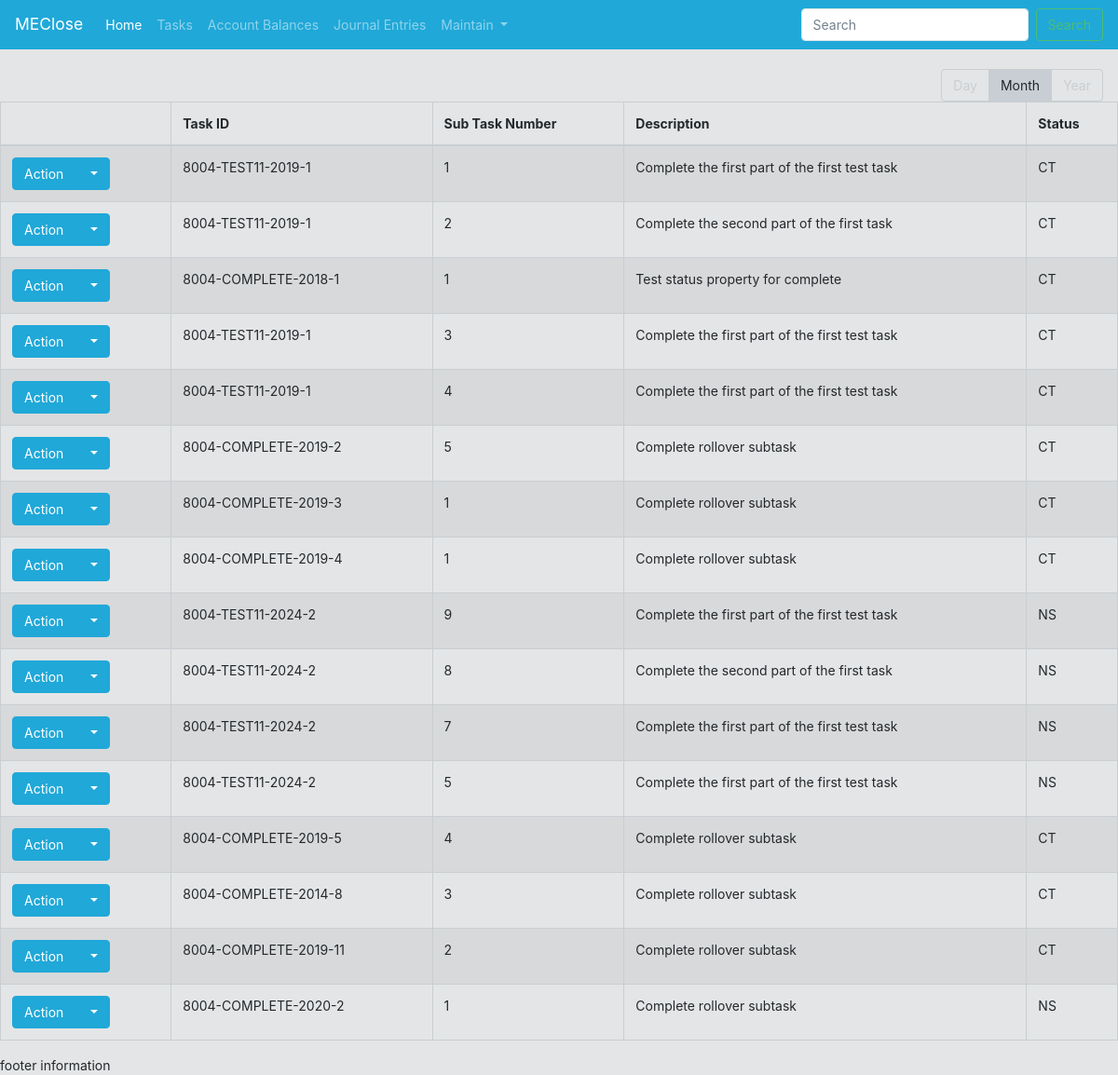
Page /ClosePortal/subtasks/ on the committed database.
### CloseApplication/models.py (models this page shows, shortened)
class subTaskChecklist(models.Model):
    taskId = models.ForeignKey(TaskChecklist, related_name="taskId_taskId", on_delete=models.CASCADE) #this field is our associated between the parent task and subtask(s). Cascade is utilize to remove the subtasks if parent task is removed
    subTaskNumber = models.IntegerField(max_length=2, default=1) #Maximum number of subtasks set to 99
    subTaskDescription = models.CharField(max_length=200)
    subTaskStatus = models.CharField(max_length=2, choices = statusChoices)
    class Meta:
        constraints = [
            models.UniqueConstraint(fields=['taskId', 'subTaskNumber'], name='unique_Subtask')
        ]
    def File_Path(instance, filename):
        return os.path.join("Sub_Tasks", str(instance.taskId), str(instance.subTaskNumber), filename)
    docfile = models.FileField(upload_to=File_Path, default=False) #Note: To consider a way to set the default value equal to a dynamic file template which a user can download, and upload once completed

class TaskChecklist(models.Model):
    occurenceChoices = (
        ('M', 'Monthly'),
        ('Q', 'Quarterly'),
        ('S', 'Semi-Annually'),
        ('A', 'Annually'),
    )
    taskId = models.CharField(max_length=8)
    taskTBMapping = models.CharField(max_length=200, default="Not Assigned") #For assigning tasks to a TB FSLI
    taskDescription = models.CharField(max_length=200)
    taskYear = models.IntegerField(max_length=4)
    taskPeriod = models.IntegerField(max_length=2, choices = periodChoices)
    taskOccurence = models.CharField(max_length=2, choices = occurenceChoices)
    taskOwnerId = models.ForeignKey(User, on_delete=models.PROTECT) #For documentation purposes we want to preserve who the owner of a task was, and as such protect is utilized to not allow deletion of the referenced object
    isJE = models.CharField(max_length=3, choices=binaryChoice)
    pub_date = models.DateTimeField('date published')
    due_date = models.DateField(("Due Date"), default=datetime.date.today) #Note: No longer needed -- will be a calculated property
    dueMonthDay = models.IntegerField(max_length=2, default=1)
    entity = models.ForeignKey(userDefinedEntity, on_delete=models.PROTECT, related_name="entity_TaskChecklist", default=1)
    class Meta:
        constraints = [
            models.UniqueConstraint(fields=['taskId', 'entity', 'taskPeriod', 'taskYear'], name='unique_EntityUser')
        ]
    def __str__(self):
        return str(self.entity) + "-" + str(self.taskId) + "-" + str(self.taskYear) + "-" + str(self.taskPeriod)

class userDefinedEntity(models.Model):
    entity = models.CharField(max_length=200, default="Select Entity")
    def __str__(self):
        return self.entity

### CloseApplication/views.py (the view)
# urls.py: path('subtasks/', views.SubTaskChecklist_List.as_view(), name='subtasklist'),
class SubTaskChecklist_List(ListView):
    template_name = 'CloseApplication/subtaskchecklist/subtaskchecklist_list.html'
    model = subTaskChecklist

### CloseApplication/templates/CloseApplication/subtaskchecklist/subtaskchecklist_list.html (shortened to what this page needs)
{% extends "CloseApplication/base.html" %}
{% block content %}
{% include "CloseApplication/listview_outline.html" %}
<table class="table table-striped table-bordered table-hover" id="EntryApproval_ChecklistTable">
    <thead>
        <tr>
            <th></th>
            <th>Task ID</th>
            <th>Sub Task Number</th>
            <th>Description</th>
            <th>Status</th>
        </tr>
    </thead>
    {% for tableValue in object_list %}
    <tr>
        <td>
            <div class="btn-group">
                <button type="button" class="btn btn-primary">Action</button>
                <button type="button" class="btn btn-primary dropdown-toggle" data-toggle="dropdown">
                </button>
            </div>
        </td>
        <td>{{ tableValue.taskId }}</td>
        <td>{{ tableValue.subTaskNumber }}</td>
        <td>{{ tableValue.subTaskDescription }}</td>
        <td>{{ tableValue.subTaskStatus }}</td>
    </tr>
    {% endfor %}
</table>
{% endblock %}

### rows in the picture
subTaskChecklist: taskId "8004-TEST11-2019-1", subTaskNumber "1", subTaskDescription "Complete the first part of the first test task", subTaskStatus "CT"
subTaskChecklist: taskId "8004-TEST11-2019-1", subTaskNumber "2", subTaskDescription "Complete the second part of the first task", subTaskStatus "CT"
subTaskChecklist: taskId "8004-COMPLETE-2018-1", subTaskNumber "1", subTaskDescription "Test status property for complete", subTaskStatus "CT"
subTaskChecklist: taskId "8004-TEST11-2019-1", subTaskNumber "3", subTaskDescription "Complete the first part of the first test task", subTaskStatus "CT"
subTaskChecklist: taskId "8004-TEST11-2019-1", subTaskNumber "4", subTaskDescription "Complete the first part of the first test task", subTaskStatus "CT"
subTaskChecklist: taskId "8004-COMPLETE-2019-2", subTaskNumber "5", subTaskDescription "Complete rollover subtask", subTaskStatus "CT"
subTaskChecklist: taskId "8004-COMPLETE-2019-3", subTaskNumber "1", subTaskDescription "Complete rollover subtask", subTaskStatus "CT"
subTaskChecklist: taskId "8004-COMPLETE-2019-4", subTaskNumber "1", subTaskDescription "Complete rollover subtask", subTaskStatus "CT"
subTaskChecklist: taskId "8004-TEST11-2024-2", subTaskNumber "9", subTaskDescription "Complete the first part of the first test task", subTaskStatus "NS"
subTaskChecklist: taskId "8004-TEST11-2024-2", subTaskNumber "8", subTaskDescription "Complete the second part of the first task", subTaskStatus "NS"
subTaskChecklist: taskId "8004-TEST11-2024-2", subTaskNumber "7", subTaskDescription "Complete the first part of the first test task", subTaskStatus "NS"
subTaskChecklist: taskId "8004-TEST11-2024-2", subTaskNumber "5", subTaskDescription "Complete the first part of the first test task", subTaskStatus "NS"
subTaskChecklist: taskId "8004-COMPLETE-2019-5", subTaskNumber "4", subTaskDescription "Complete rollover subtask", subTaskStatus "CT"
subTaskChecklist: taskId "8004-COMPLETE-2014-8", subTaskNumber "3", subTaskDescription "Complete rollover subtask", subTaskStatus "CT"
subTaskChecklist: taskId "8004-COMPLETE-2019-11", subTaskNumber "2", subTaskDescription "Complete rollover subtask", subTaskStatus "CT"
subTaskChecklist: taskId "8004-COMPLETE-2020-2", subTaskNumber "1", subTaskDescription "Complete rollover subtask", subTaskStatus "NS"
